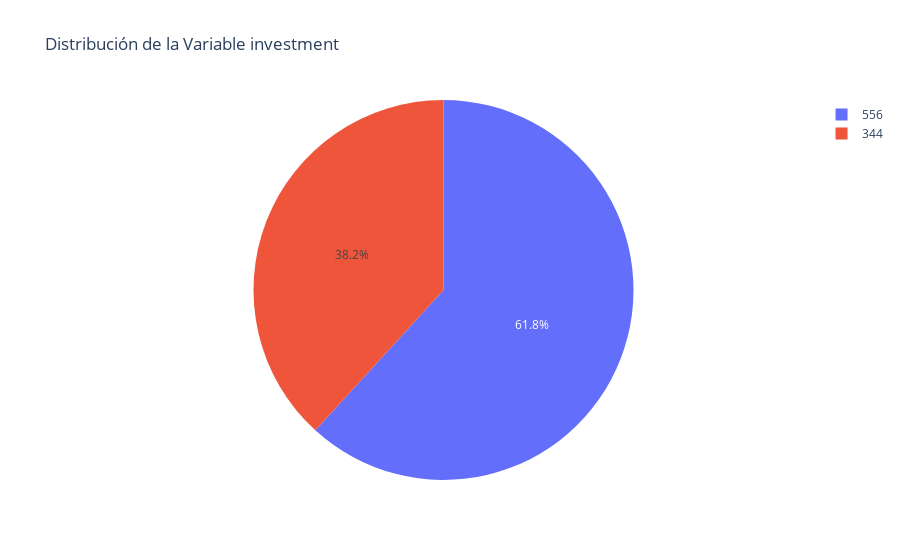

The code cell stored with this chart in its notebook:
### Markdown cell above
## Pie Plot

### Code cell
conteo_categorias = data_1['investment'].value_counts()

# Crear un DataFrame con los datos del conteo de categorías
df_conteo = pd.DataFrame({'investment': conteo_categorias.index, 'investment': conteo_categorias.values})

# Crear el gráfico de pastel con Plotly
fig = px.pie(df_conteo, values='investment', names='investment', 
             title='Distribución de la Variable investment')

# Mostrar el gráfico
fig.show()

### Figure 1 — Plotly figure (JSON) as saved in the notebook; plotly's stock layout.template omitted (floating-point values rounded to 4 significant figures)
{"data": [{"domain": {"x": [0, 1], "y": [0, 1]}, "hovertemplate": "investment=%{value}<extra></extra>", "labels": [556, 344], "legendgroup": "", "name": "", "showlegend": true, "type": "pie", "values": [556, 344]}], "layout": {"legend": {"tracegroupgap": 0}, "title": {"text": "Distribución de la Variable investment"}}}
